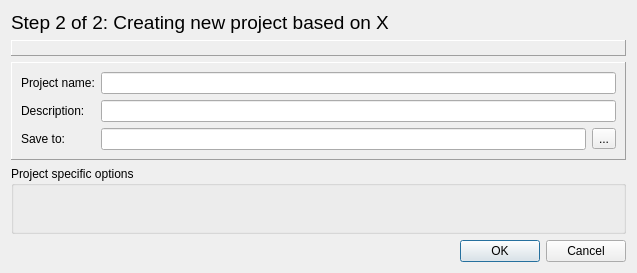
<?xml version="1.0" encoding="UTF-8"?>
<ui version="4.0">
 <class>NewProjectDynamicDialog</class>
 <widget class="QDialog" name="NewProjectDynamicDialog">
  <property name="windowModality">
   <enum>Qt::WindowModal</enum>
  </property>
  <property name="geometry">
   <rect>
    <x>0</x>
    <y>0</y>
    <width>637</width>
    <height>273</height>
   </rect>
  </property>
  <property name="windowTitle">
   <string>Dialog</string>
  </property>
  <layout class="QVBoxLayout" name="verticalLayout">
   <item>
    <widget class="QLabel" name="lbl_header">
     <property name="sizePolicy">
      <sizepolicy hsizetype="Preferred" vsizetype="Maximum">
       <horstretch>0</horstretch>
       <verstretch>0</verstretch>
      </sizepolicy>
     </property>
     <property name="font">
      <font>
       <pointsize>14</pointsize>
      </font>
     </property>
     <property name="text">
      <string>Step 2 of 2: Creating new project based on X</string>
     </property>
    </widget>
   </item>
   <item>
    <layout class="QHBoxLayout" name="horizontalLayout">
     <item>
      <widget class="QLabel" name="lbl_error">
       <property name="sizePolicy">
        <sizepolicy hsizetype="Preferred" vsizetype="Maximum">
         <horstretch>0</horstretch>
         <verstretch>0</verstretch>
        </sizepolicy>
       </property>
       <property name="frameShape">
        <enum>QFrame::Panel</enum>
       </property>
       <property name="frameShadow">
        <enum>QFrame::Raised</enum>
       </property>
       <property name="text">
        <string>&lt;error message&gt;</string>
       </property>
       <property name="textInteractionFlags">
        <set>Qt::LinksAccessibleByMouse|Qt::TextSelectableByMouse</set>
       </property>
      </widget>
     </item>
    </layout>
   </item>
   <item>
    <widget class="QFrame" name="frame">
     <property name="frameShape">
      <enum>QFrame::Panel</enum>
     </property>
     <property name="frameShadow">
      <enum>QFrame::Raised</enum>
     </property>
     <layout class="QVBoxLayout" name="verticalLayout_2">
      <item>
       <layout class="QGridLayout" name="gridLayout">
        <item row="0" column="0">
         <widget class="QLabel" name="lbl_project_name">
          <property name="sizePolicy">
           <sizepolicy hsizetype="Maximum" vsizetype="Preferred">
            <horstretch>0</horstretch>
            <verstretch>0</verstretch>
           </sizepolicy>
          </property>
          <property name="text">
           <string>Project name:</string>
          </property>
         </widget>
        </item>
        <item row="1" column="0">
         <widget class="QLabel" name="lbl_desc">
          <property name="sizePolicy">
           <sizepolicy hsizetype="Maximum" vsizetype="Preferred">
            <horstretch>0</horstretch>
            <verstretch>0</verstretch>
           </sizepolicy>
          </property>
          <property name="text">
           <string>Description:</string>
          </property>
         </widget>
        </item>
        <item row="1" column="1">
         <widget class="QLineEdit" name="le_project_description"/>
        </item>
        <item row="0" column="1">
         <widget class="QLineEdit" name="le_project_name"/>
        </item>
        <item row="2" column="0">
         <widget class="QLabel" name="lbl_project_filename">
          <property name="text">
           <string>Save to:</string>
          </property>
         </widget>
        </item>
        <item row="2" column="1">
         <layout class="QHBoxLayout" name="horizontalLayout_4">
          <item>
           <widget class="QLineEdit" name="le_project_filename"/>
          </item>
          <item>
           <widget class="QToolButton" name="tb_browse_folder">
            <property name="text">
             <string>...</string>
            </property>
           </widget>
          </item>
         </layout>
        </item>
       </layout>
      </item>
     </layout>
    </widget>
   </item>
   <item>
    <widget class="QGroupBox" name="groupBox">
     <property name="title">
      <string>Project specific options</string>
     </property>
     <layout class="QVBoxLayout" name="verticalLayout_3">
      <item>
       <layout class="QGridLayout" name="dynamic_widgets"/>
      </item>
     </layout>
    </widget>
   </item>
   <item>
    <widget class="QDialogButtonBox" name="buttonBox">
     <property name="orientation">
      <enum>Qt::Horizontal</enum>
     </property>
     <property name="standardButtons">
      <set>QDialogButtonBox::Cancel|QDialogButtonBox::Ok</set>
     </property>
    </widget>
   </item>
  </layout>
 </widget>
 <tabstops>
  <tabstop>le_project_name</tabstop>
  <tabstop>le_project_description</tabstop>
  <tabstop>le_project_filename</tabstop>
  <tabstop>tb_browse_folder</tabstop>
  <tabstop>buttonBox</tabstop>
 </tabstops>
 <resources/>
 <connections/>
</ui>
